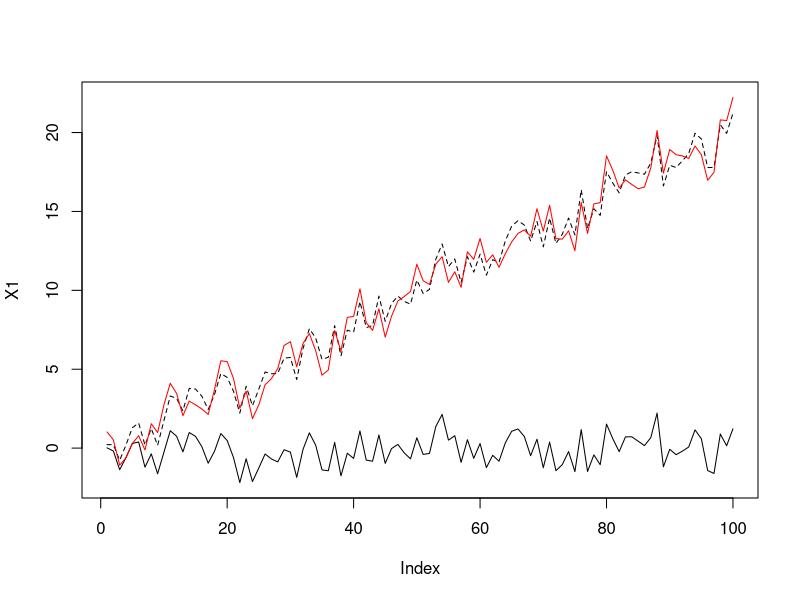
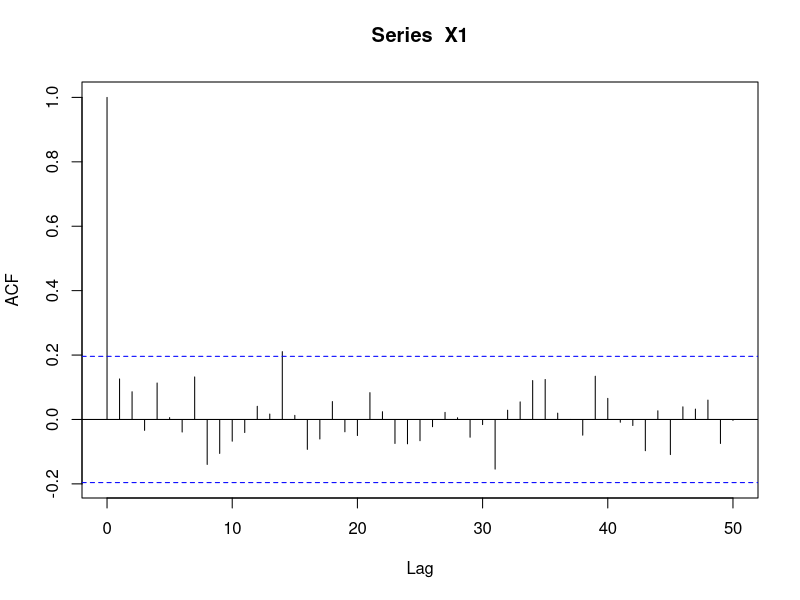
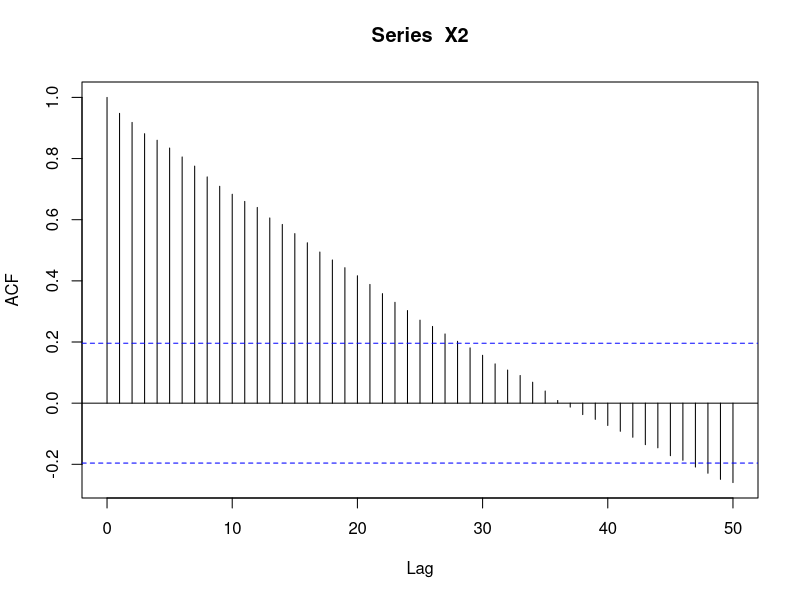
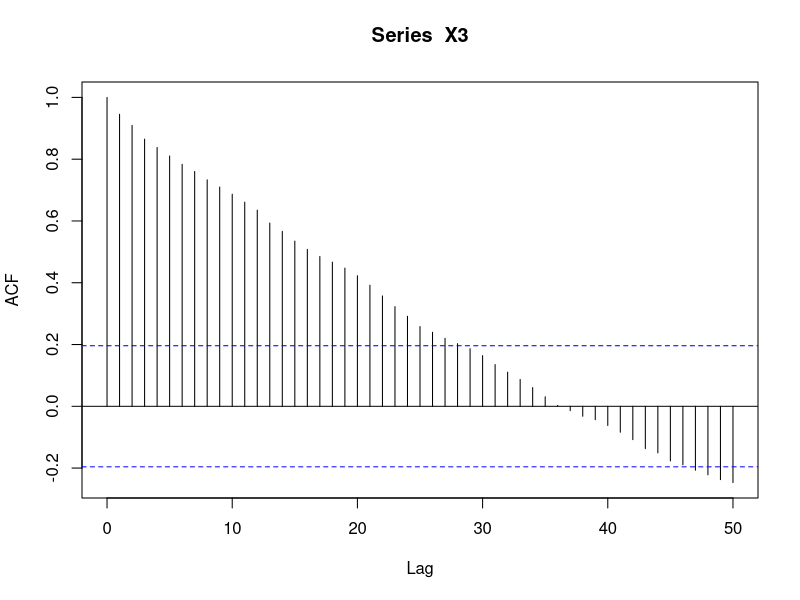
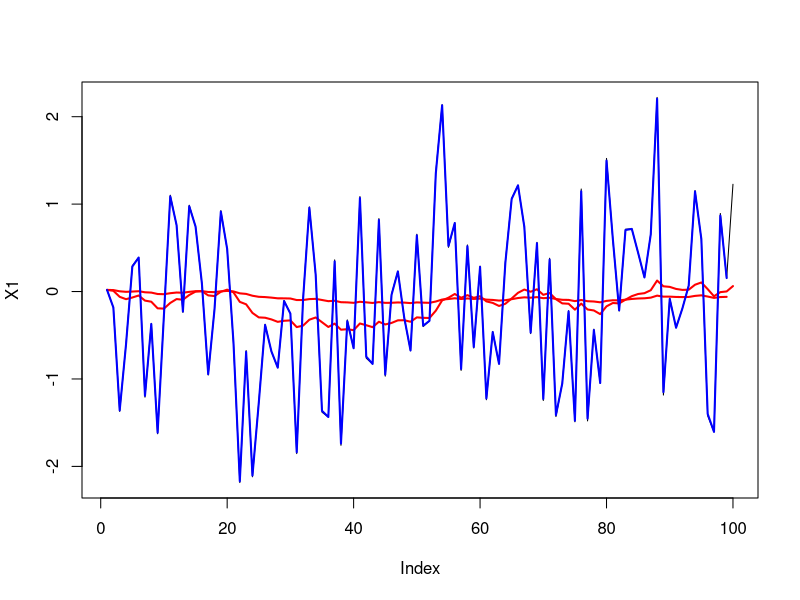
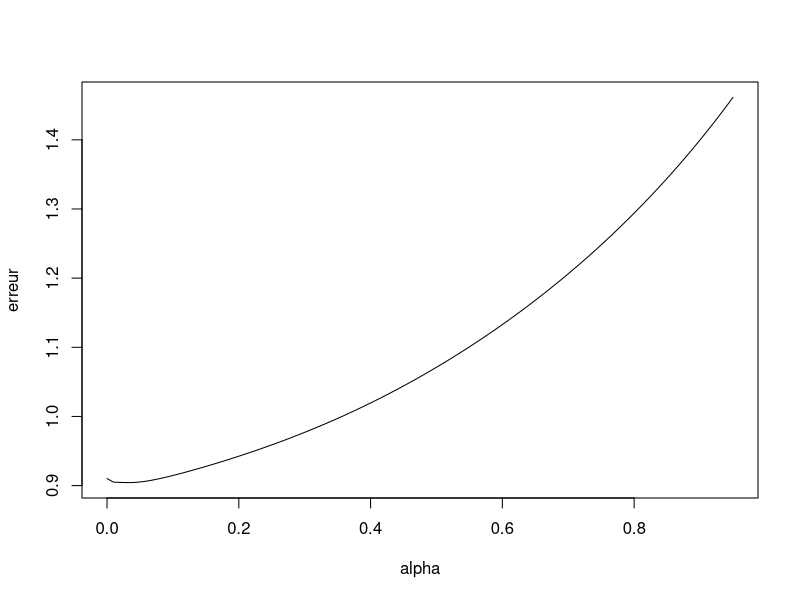
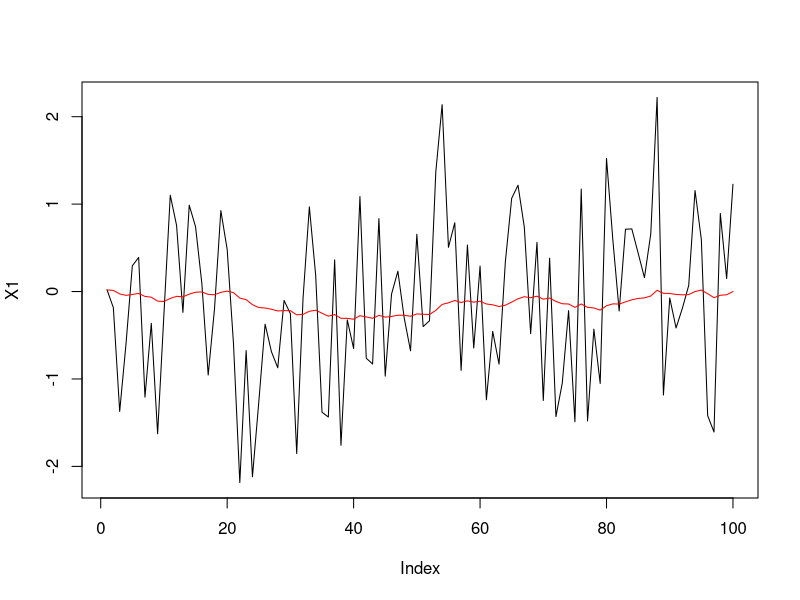
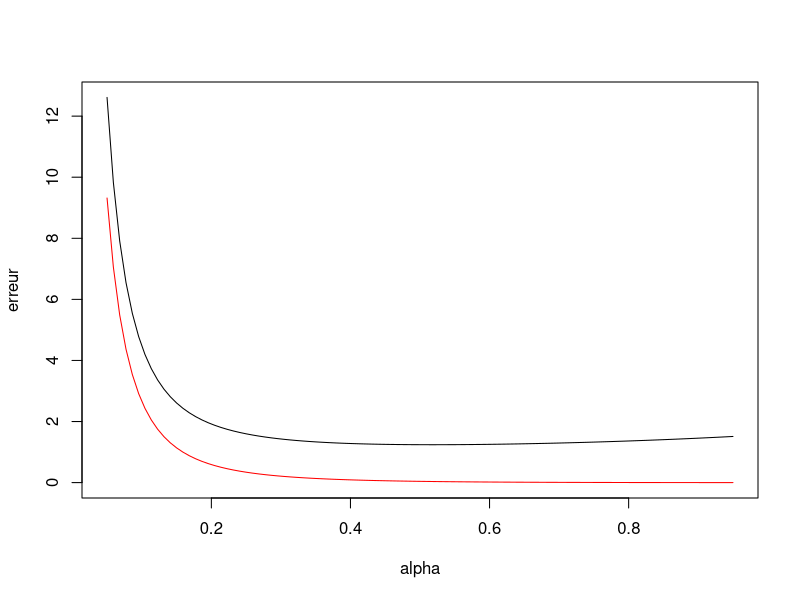

Generate these figures, in order, with R:
rm(list=objects())

# Packages
library(zoo)
library(magrittr)
library(xts)
library(forecast)
library(mgcv)
library(tidyverse)

##############################################################################
# EXERCICE 1 — Lissage sur séries simulées
##############################################################################

# 1. Simulation des séries
set.seed(10)
n <- 100
t <- c(1:n)
s <- cos(2*pi*t/10)
eps <- rnorm(n,0,1)
X1 <- eps
X2 <- t/5+eps
X3 <- t/5+s+eps

par(mfrow=c(1,1))
plot(X1,type='l',ylim=range(X1,X2,X3))
lines(X2,lty=2)
lines(X3,lty=1, col='red')

acf(X1, lag.max=50)
acf(X2, lag.max=50)
acf(X3, lag.max=50)

# 2. Implémentation des lissages
# 2.a) Lissage simple
expSmooth <- function(x,alpha){
  xsmooth <- x
  for(i in c(2:length(x)))
  {
    xsmooth[i] <- (1-alpha)*xsmooth[i-1]+alpha*x[i]
  }
  return(xsmooth)
}
alpha <- 0.05
X1.smooth <- expSmooth(X1,alpha)
plot(X1,type='l')
lines(X1.smooth,col='red', lwd=2)

alpha <- 0.01
X1.smooth <- expSmooth(X1,alpha)

mean((tail(X1,n-1)-head(X1.smooth,n-1))^2)
lines(head(X1.smooth,n-1),col='red', lwd=2)

alpha <- 0.99
X1.smooth <- expSmooth(X1,alpha)

mean((tail(X1,n-1)-head(X1.smooth,n-1))^2)
lines(head(X1.smooth,n-1),col='blue', lwd=2)

alpha <- seq(10^-5,0.95,length=100)
forecast <- lapply(alpha,expSmooth,x=X1)

erreur <- unlist(
  lapply(forecast,
         function(x){mean((tail(X1,n-1)-head(x,n-1))^2)})
  )

plot(alpha,erreur,type='l')

X1.smooth <- expSmooth(X1,alpha[which.min(erreur)])

print(alpha[which.min(erreur)])
plot(X1,type='l')
lines(X1.smooth,col='red')

alpha <- seq(0.05,0.95,length=100)
forecast   <- lapply(alpha,expSmooth,x=X2)
erreur     <- unlist(lapply(forecast,function(x){mean((tail(X2,n-1)-head(x,n-1))^2)}))
erreur_app <- unlist(lapply(forecast,function(x){mean(X2-x)^2}))

plot(alpha,erreur,type='l', ylim=range(erreur,erreur_app))
lines(alpha, erreur_app, col='red')

X2.smooth <- expSmooth(X2,alpha=0.9)

plot(X2,type='l')
lines(X2.smooth,col='red')

X2.smooth <- expSmooth(X2,alpha[which.min(erreur)])
plot(X2,type='l')
lines(X2.smooth,col='red')

alpha <- seq(0.05,0.95,length=100)
forecast <- lapply(alpha,expSmooth,x=X3)
erreur <- unlist(lapply(forecast,function(x){mean((tail(X3,n-1)-head(x,n-1))^2)}))

plot(alpha,erreur,type='l')

X3.smooth <- expSmooth(X3,alpha[which.min(erreur)])

plot(X3,type='l')
lines(X3.smooth,col='red')

alpha <- seq(0.05,0.95,length=100)
forecast <- lapply(alpha,expSmooth,x=X3)

alpha.opt <- NULL
for(h in c(1:30)){
  erreur <- unlist(lapply(forecast,function(x){mean((tail(X3,n-h)-head(x,n-h))^2)}))
  alpha.opt <- c(alpha.opt, alpha[which.min(erreur)])
}
plot(alpha.opt, type='l')

plot(rep(tail(forecast[[which.min(erreur)]],1),30), type = "l")
erreur <- unlist(lapply(forecast,function(x){mean((tail(X3,n-h)-head(x,n-h))^2)}))
plot(alpha,erreur,type='l')

# 2.a) Lissage double
DoubleExpSmooth <- function(x,alpha){
  xsmooth <- x
  l <- array(x[1],dim=length(x))
  b <- array(x[2]-x[1],dim=length(x))

  for(i in c(2:length(x)))
  {
    l[i] <- xsmooth[i-1]+(1-(1-alpha)^2)*(x[i]-xsmooth[i-1])
    b[i] <- b[i-1]+alpha^2*(x[i]-xsmooth[i-1])
    xsmooth[i] <- l[i]+b[i]
  }
  
  res <- list()
  res$smooth <- xsmooth
  res$l <- l
  res$b <- b
  return(res)
}

alpha <- seq(10^-5,0.95,length=100)
forecast <- lapply(alpha,DoubleExpSmooth,x=X1)
erreur <- unlist(
  lapply(forecast,
         function(x){mean((tail(X1,n-1)-head(x$smooth,n-1))^2)}))

plot(alpha,erreur,type='l')

X1.smooth <- DoubleExpSmooth(X1,alpha[which.min(erreur)])

plot(X1,type='l')
lines(X1.smooth$smooth,col='red')

plot(X1.smooth$l,type='l',ylim=range(X1.smooth$l,X1.smooth$b),col='blue')
lines(X1.smooth$b,col='red')

alpha <- seq(10^-5,0.95,length=100)
forecast <- lapply(alpha,DoubleExpSmooth,x=X2)
erreur <- unlist(
  lapply(forecast,
         function(x){mean((tail(X2,n-1)-head(x$smooth,n-1))^2)}))
plot(alpha,erreur,type='l')

X2.smooth <- DoubleExpSmooth(X2,alpha[which.min(erreur)])
X2.smooth <- DoubleExpSmooth(X2,alpha=0.2)

plot(X2,type='l')
lines(X2.smooth$smooth,col='red')

plot(X2.smooth$l,type='l',ylim=range(X2.smooth$l,X2.smooth$b),col='blue')
lines(X2.smooth$b,col='red', type='l')
abline(h=0.2)

X2.smooth01 <- DoubleExpSmooth(X2,alpha=0.1)
X2.smooth02 <- DoubleExpSmooth(X2,alpha=0.2)

plot(X2.smooth01$b,col='red', type='l')
lines(X2.smooth02$b, col='purple')
abline(h=0.2)

# 3. Prévision à horizon h
predict.expSmooth <- function(Xsmooth,inst,horizon,smooth.type="double"){
  if(smooth.type=="simple")
  {
    n <- length(Xsmooth)
    prev <- c(Xsmooth[1:inst],rep(Xsmooth[inst],horizon))
  }
  
  if(smooth.type=="double")
  {
    n <- length(Xsmooth$smooth)
    prev <- c(Xsmooth$smooth[1:inst],Xsmooth$l[inst]+Xsmooth$b[inst]*c(1:horizon))
  }
  return(prev)
}

alpha <- 0.8
X.d.exp.mooHW <- DoubleExpSmooth(X2,alpha)
prevHW <- predict.expSmooth(X.d.exp.mooHW,
                          inst=50,horizon=30, smooth.type="double")

plot(X2,pch=20,ylim=range(X2,prevHW))
lines(prevHW,col='red',lwd=2)
abline(v=50,lty='dashed')

X.d.exp.mooHW$b[50]

# Seasonal double HW
SeasonalDoubleExpSmooth=function(x,alpha,beta,delta,T){
  xsmooth <- x
  l<-array(x[1],dim=length(x))
  b<-array(x[2]-x[1],dim=length(x))
  s<-array(x[1],dim=length(x))
  
  for(i in c(2:length(x))){
    l[i]<-alpha*(x[i]-s[max(i-T,1)])+(1-alpha)*(l[i-1]+b[i-1])
    b[i]<-beta*(l[i]-l[i-1])+(1-beta)*b[i-1]
    s[i]<-delta*(x[i]-l[i])+(1-delta)*s[max(i-T,1)]
    xsmooth[i]<-l[i]+b[i]+s[i]
  }
  
  res<-list()
  res$smooth<-xsmooth
  res$l=l
  res$b<-b
  res$s<-s
  return(res)
}

X2.smooth <- DoubleExpSmooth(X2,alpha[which.min(erreur)])

alpha <- seq(10^-5,0.95,length=100)
forecast <- lapply(alpha,DoubleExpSmooth,x=X3)
erreur <- unlist(
  lapply(forecast,
         function(x){mean((tail(X3,n-1)-head(x$smooth,n-1))^2)}))

plot(alpha,erreur,type='l')

X3.smooth <- DoubleExpSmooth(X3,alpha[which.min(erreur)])

plot(X3.smooth$smooth)

plot(X3-X3.smooth$smooth, type='l')

par(mfrow=c(1,2))
acf(X3)
acf(X3-X3.smooth$smooth)

alpha <- 0.2
beta  <- 0.4
delta <- 0.6
T <- 10
X.seas.exp.mooHW <- SeasonalDoubleExpSmooth(X3,alpha,beta,delta,T)

par(mfrow=c(1,1))
plot(X3, type='l')
lines(X.seas.exp.mooHW$smooth, col='red')

names(X.seas.exp.mooHW)

par(mfrow=c(3,1))
plot(X.seas.exp.mooHW$l, type='l')
plot(X.seas.exp.mooHW$b, type='l')
plot(X.seas.exp.mooHW$s-mean(X.seas.exp.mooHW$s), type='l')
lines(s, col='red')

# 4. Avec le package forecast
n <- 100
t <- c(1:n)
s <- cos(2*pi*t/10)
eps <- rnorm(n,0,1)
X1  <- eps
X2  <- t/5+eps
X3  <- t/5+s+eps

?ets
ets1 <- ets(y=X1, model='ANN')
ets1$initstate
plot(ets1)

ets1 <- ets(y=X1, model='ZZZ')
forecast(ets1, h=10)

par(mfrow=c(1,1))
plot(X1, type='l')
lines(ets1$fitted, col='red')

ets2 <- ets(y=X2, model='AAN')
ets2 <- ets(y=X2, model='ZZZ')
ets2

par(mfrow=c(1,1))
plot(X2, type='l')
lines(ets2$fitted, col='red')
names(ets2)

plot(ets2)
par(mfrow=c(2,1))
plot(X2.smooth02$l, type='l')
plot(X2.smooth02$b, type='l')

X3 <- ts(X3, frequency=10)
ets3 <-  ets(y=X3, model='AAA')
ets3 <-  ets(y=X3, model='ZZZ')

plot(ets3)

plot(X3, type='l')
lines(ets3$fitted, col='red')
lines(X.seas.exp.mooHW$smooth, col='orange')

##############################################################################
# Exercice 2 — Sur des données réelles
##############################################################################

# 1. Charger les données
data("EuStockMarkets")
class(EuStockMarkets)
dim(EuStockMarkets)
summary(EuStockMarkets)
EuStockMarkets[1:3,]
?EuStockMarkets

plot(EuStockMarkets)
plot(EuStockMarkets[,3])

summary(time(EuStockMarkets))
frequency(EuStockMarkets)

plot(window(EuStockMarkets,1998))
plot(window(EuStockMarkets,1991,1997))

length(as.numeric(EuStockMarkets[,3]))
which(time(EuStockMarkets)>=1998)

# 1bis. Décomposition en train/test
cac_0 <- as.numeric(EuStockMarkets[1:1691,3])

cac_1 <- as.numeric(EuStockMarkets[1692:nrow(EuStockMarkets),3])

time  <- c(1:nrow(EuStockMarkets))

acf(cac_0)
acf(diff(cac_0))
pacf(diff(cac_0))

par(mfrow=c(1,1))
n0<-length(cac_0)
n1<-length(cac_1)
plot(time,c(cac_0,cac_1),type='l')
lines(time[1:n0],cac_0,type='l')
lines(time[(n0+1):(n0+n1)],cac_1,col='red')

# 2. Prévision par lissage exponentiel
# 2.a) Lissage simple
ets1 <- ets(cac_0, model="ANN")
ets2 <- ets(cac_0, model="AAN")
plot(ets2)

ets1.forecast <- forecast(ets1, h=length(cac_1))
ets2.forecast <- forecast(ets2, h=length(cac_1))

plot(time,c(cac_0,cac_1),type='l')
lines(time[1:n0],cac_0,type='l')
lines(time[(n0+1):(n0+n1)],cac_1,col='red')
lines(time[(n0+1):(n0+n1)],  ets1.forecast$mean, col='blue')
lines(time[(n0+1):(n0+n1)],  ets2.forecast$mean, col='purple')

# 2.b) Holt winters
hw1 <- HoltWinters(cac_0, gamma=F)
hw1.forecast <- predict(hw1, n.ahead = length(cac_1))
plot(time,c(cac_0,cac_1),type='l')
lines(time[1:n0],cac_0,type='l')
lines(time[(n0+1):(n0+n1)],cac_1,col='red')
lines(time[(n0+1):(n0+n1)],  hw1.forecast, col='blue')
lines(time[(n0+1):(n0+n1)],  ets2.forecast$mean, col='purple')

# 2.c) Code maison de Yannig
time <- c(1:nrow(EuStockMarkets))
par(mfrow=c(1,1))
n0 <- length(cac_0)
n1 <- length(cac_1)

plot(time,c(cac_0,cac_1),type='l')
lines(time[1:n0],cac_0,type='l')
lines(time[(n0+1):(n0+n1)],cac_1,col='red')

alpha <- seq(0.05,0.95,length=100)
forecast <- lapply(alpha,expSmooth,x=cac_0)
erreur   <- unlist(
  lapply(forecast,
         function(x){mean((tail(cac_0,n-1)-head(x,n-1))^2)})
  )

plot(alpha,erreur,type='l')

cac.smooth.simple<-expSmooth(cac_0,alpha=0.95)

alpha <- seq(0.05,0.95,length=100)
forecast <- lapply(alpha,DoubleExpSmooth,x=cac_0)
erreur <- unlist(
  lapply(forecast,
         function(x){mean((tail(cac_0,n-1)-head(x$smooth,n-1))^2)})
  )

par(mfrow=c(1,1))
plot(alpha,erreur,type='l')
cac.smooth.double<-DoubleExpSmooth(cac_0,alpha=0.75)

time <- c(1:nrow(EuStockMarkets))
n0 <- length(cac_0)
n1 <- length(cac_1)

plot(time,c(cac_0,cac_1),type='l')
lines(time[1:n0],cac_0,type='l')
lines(time[(n0+1):(n0+n1)],cac_1,col='red')

cac.smooth.simple.forecast <- predict.expSmooth(cac.smooth.simple,n0,n1,smooth.type="simple")
cac.smooth.double.forecast <- predict.expSmooth(cac.smooth.double,n0,n1,smooth.type="double")

lines(cac.smooth.simple.forecast,col='blue')
lines(cac.smooth.double.forecast,col='purple')

plot(cac.smooth.double$b, type='l')

# 3. Méthodes du cours 2 (GAM)
Data0 <- data.frame(cac=cac_0, time=time[1:n0])
Data1 <- data.frame(cac=cac_1, time=time[(n0+1):(n0+n1)])

g <- gam(cac ~ s(time, k=5), data=Data0)
summary(g)
plot(g)

g.forecast <- predict(g, newdata=Data1)

time <- c(1:nrow(EuStockMarkets))
n0 <- length(cac_0)
n1 <- length(cac_1)

plot(time,c(cac_0,cac_1),type='l')
lines(time[1:n0],cac_0,type='l')
lines(time[(n0+1):(n0+n1)],cac_1,col='red')

cac.smooth.simple.forecast<-predict.expSmooth(cac.smooth.simple,n0,n1,smooth.type="simple")
cac.smooth.double.forecast<-predict.expSmooth(cac.smooth.double,n0,n1,smooth.type="double")

lines(cac.smooth.simple.forecast,col='blue')
lines(cac.smooth.double.forecast,col='purple')
lines(c(cac_0,g.forecast), col = 'green')

Data <- Data0
Nblock <- 5
borne_block <- seq(1, nrow(Data), length=Nblock+1)%>%floor
block_list  <- list()
l <- length(borne_block)
for(i in c(2:(l-1))){
  block_list[[i-1]] <- c(borne_block[i-1]:(borne_block[i]-1))
}
block_list[[l-1]] <- c(borne_block[l-1]:(borne_block[l]))

block_res<-function(equation, block){
  g <- gam(as.formula(equation), data=Data[-block,])
  forecast<-predict(g, newdata=Data[block,])
  return(Data[block,]$cac-forecast)
} 

equation = "cac ~ s(time, k=3)"
Block_residuals<-lapply(block_list, block_res, equation=equation) %>% unlist
mean(Block_residuals^2) %>% sqrt

equation = "cac ~ s(time, k=5)"
Block_residuals<-lapply(block_list, block_res, equation=equation) %>% unlist
mean(Block_residuals^2) %>% sqrt

equation = "cac ~ s(time, k=10)"
Block_residuals<-lapply(block_list, block_res, equation=equation)%>%unlist
mean(Block_residuals^2)%>%sqrt

equation = "cac ~ s(time, k=20)"
Block_residuals<-lapply(block_list, block_res, equation=equation)%>%unlist
mean(Block_residuals^2)%>%sqrt

plot(Data0$time, Data0$cac, type='l', xlim=range(Data0$time, Data1$time), ylim=range(Data0$cac, Data1$cac))
lines(Data0$time[block_list[[5]]], Data0$cac[block_list[[5]]], col='pink')
lines(Data1$time, Data1$cac, col='red')

equation = "cac ~ s(time, k=3)"
res <- block_res(equation, block_list[[5]])
mean(res^2) %>% sqrt

equation = "cac ~ s(time, k=5)"
res <- block_res(equation, block_list[[5]])
mean(res^2) %>% sqrt

equation = "cac ~ s(time, k=10)"
res <- block_res(equation, block_list[[5]])
mean(res^2) %>% sqrt

equation = "cac ~ s(time, k=15)"
res <- block_res(equation, block_list[[5]])
mean(res^2) %>% sqrt
